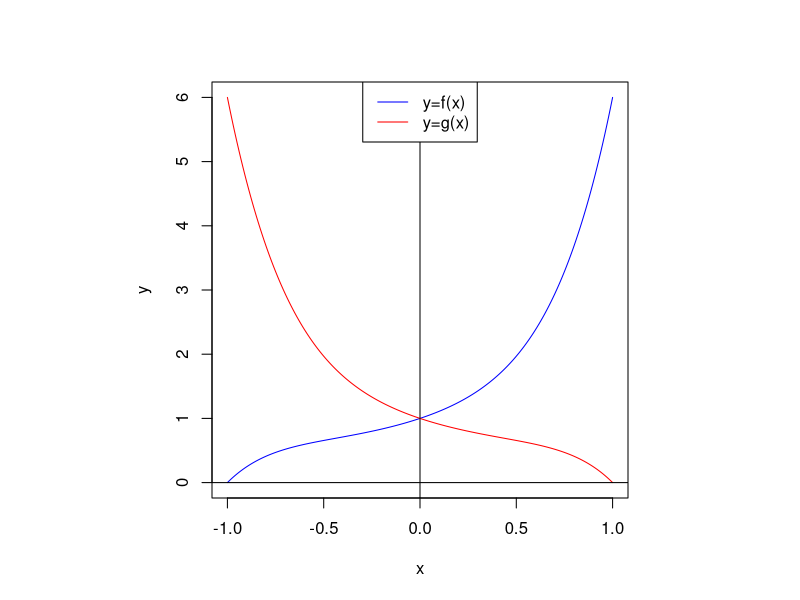
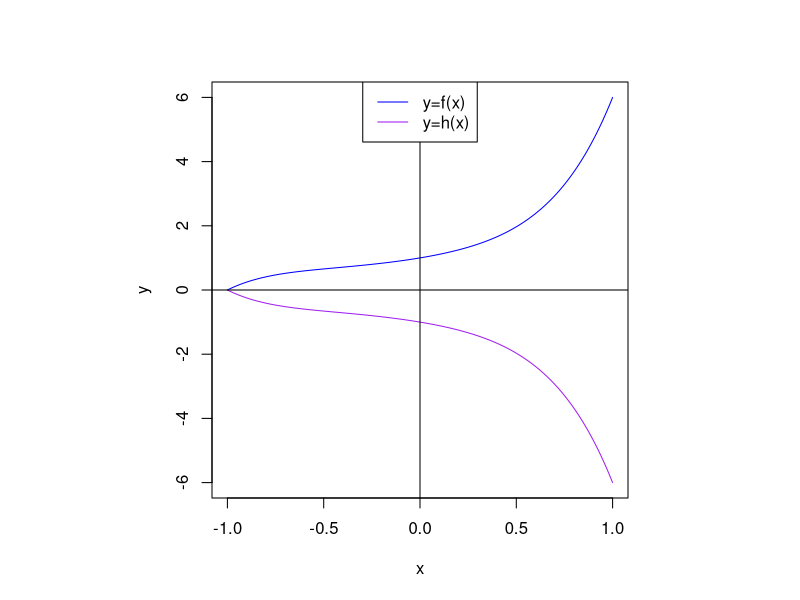
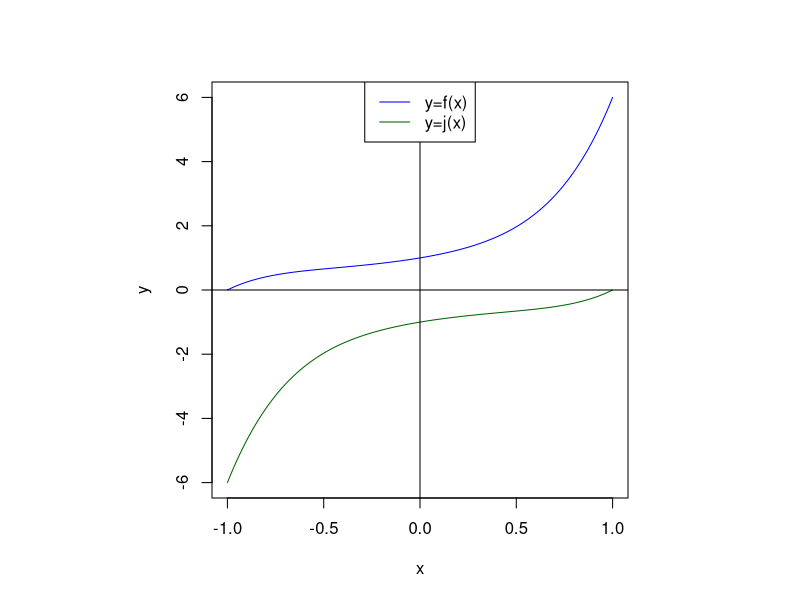
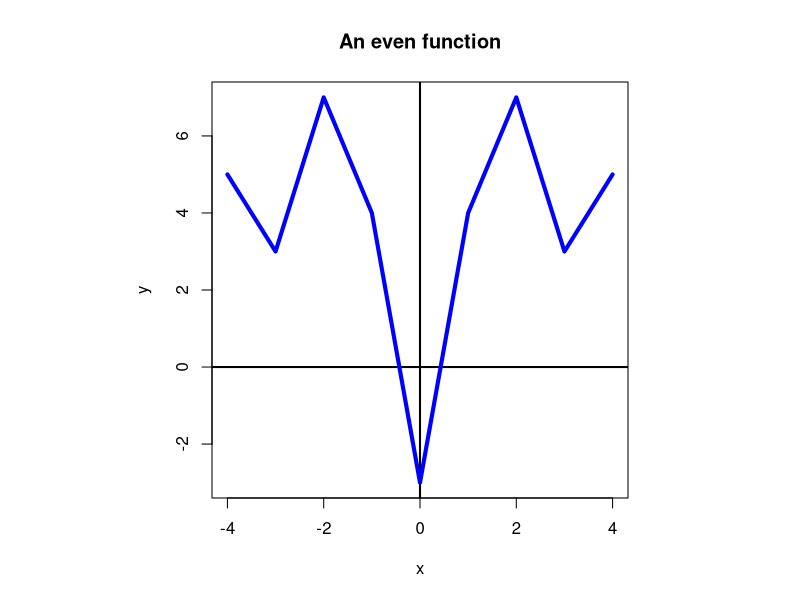
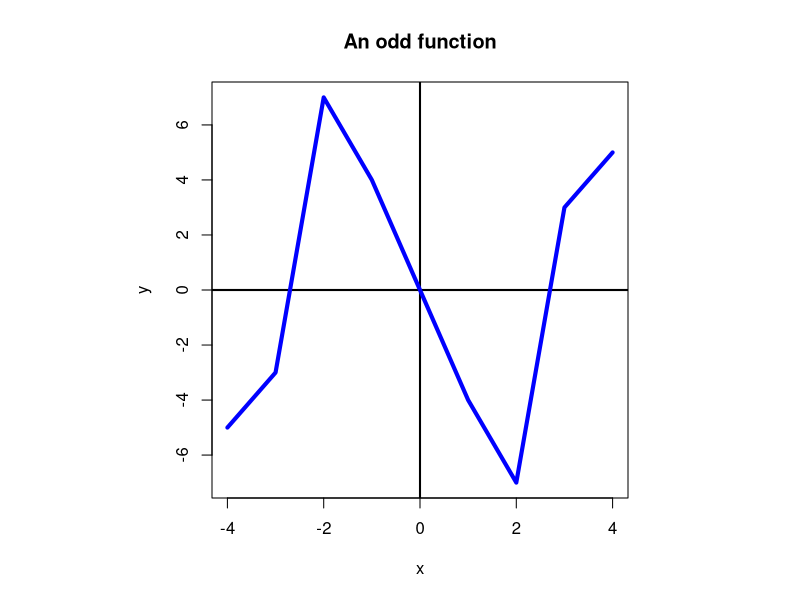

These figures' R source, in order:
## ---- chunk 1
par(pty="s")
x = seq(-1,1,0.01)
f = x^5+x^4+x^3+x^2+x+1
g = -x^5+x^4-x^3+x^2-x+1
plot(x,f,"l",col="blue",ylab="y")
lines(x,g,col="red")
abline(h=0)
abline(v=0)
legend("top",c("y=f(x)","y=g(x)"),col=c("blue","red"),lwd=c(1,1))
## ---- chunk 2
par(pty="s")
x = seq(-1,1,0.01)
f = x^5+x^4+x^3+x^2+x+1
h = -f
plot(x,f,"l",col="blue",ylab="y",ylim=c(-6,6))
lines(x,h,col="purple")
abline(h=0)
abline(v=0)
legend("top",c("y=f(x)","y=h(x)"),col=c("blue","purple"),lwd=c(1,1))
## ---- chunk 3
par(pty="s")
x = seq(-1,1,0.01)
f = x^5+x^4+x^3+x^2+x+1
j = -g
plot(x,f,"l",col="blue",ylab="y",ylim=c(-6,6))
lines(x,j,col="darkgreen")
abline(h=0)
abline(v=0)
legend("top",c("y=f(x)","y=j(x)"),col=c("blue","darkgreen"),lwd=c(1,1))
## ---- chunk 4
library(kableExtra)
x = -4:4
f = c(5,3,7,4,-3,4,7,3,5)
df = data.frame(x,f)
colnames(df) = c("$x$","$f(x)$")
kable(df) %>%
    kable_styling(bootstrap_options = "bordered",full_width = F)
## ---- chunk 5
x = -4:4
f = c(5,3,7,4,-3,4,7,3,5)
par(pty="s")
plot(x,f,"l",lwd=2,col="blue",xlab="x",ylab="y",main="An even function")
abline(v=0,lwd=2)
abline(h=0,lwd=2)
lines(x,f,col="blue",lwd=4)

## ---- chunk 6
library(kableExtra)
x = -4:4
f = c(-5,-3,7,4,0,-4,-7,3,5)
df = data.frame(x,f)
colnames(df) = c("$x$","$f(x)$")
kable(df) %>%
    kable_styling(bootstrap_options = "bordered",full_width = F)
## ---- chunk 7

par(pty="s")
plot(x,f,"l",lwd=2,col="blue",xlab="x",ylab="y",main="An odd function")
abline(v=0,lwd=2)
abline(h=0,lwd=2)
lines(x,f,col="blue",lwd=4)
